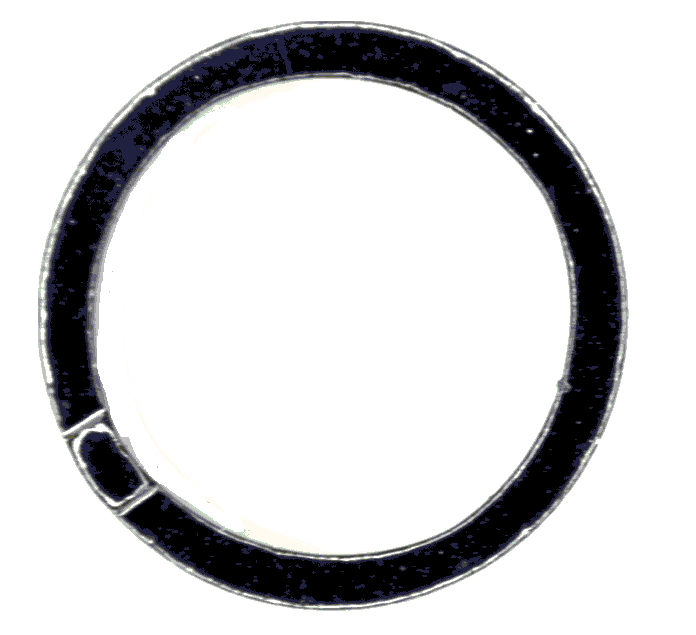
#> input picture IndustrialManufacturing/GeomCheck/Lab1/images/circle_band.bmp, 696 x 635 px
$ python Lab.py
#> lines starting #> are read from the running program, lines starting #| are printed output that depends on the picture; after the words box and inside, x2 and y2 are one past the last pixel; in counts of white or black regions, pixels touching at a corner belong together
import cv2 as cv
import numpy as np
import copy

#3.1
# [96 lines left out: functions line, circle_detect, line_detect, not called in this run]

#3.4
def circle_flatten() :
    img = cv.imread('images/circle_band.bmp')
#> img is the input picture: shape (635, 696, 3); mean B, G, R 211.7, 210.6, 210.5
    img_gray = cv.cvtColor(img, cv.COLOR_BGR2GRAY)
    # img_gray = cv.medianBlur(img_gray, 3)

    circles = cv.HoughCircles(img_gray, cv.HOUGH_GRADIENT, 1, 50, param1 = 170, param2 = 100).squeeze()
#> circles = [[330.5, 315.5, 294.4], [342.5, 365.5, 243.6], [340.5, 262.5, 239.5]]
    #获得检测到的所有圆的半径
    circle_radius = circles[ : , 2]
#> circle_radius = [294.4, 243.6, 239.5]
    #获得最大半径的下标
    radius_biggest_index = np.argsort(circle_radius)[-1]
#> radius_biggest_index = 0
    print(radius_biggest_index)
#| 0
    #做出最大圆
    circle = np.uint16(np.around(circles[radius_biggest_index]))
#> circle = [330, 316, 294]
    cv.circle(img, (circle[0], circle[1]), radius = circle[2], color = (0, 0, 255), thickness = 5)
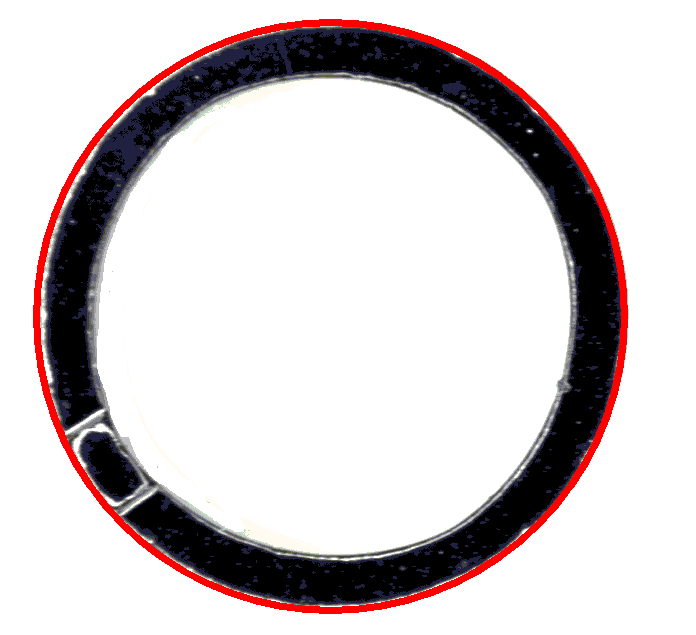
#> img: shape (635, 696, 3); 2.91% of pixels changed, all inside (x1, y1, x2, y2) = (33, 19, 628, 614)
    cv.circle(img, (circle[0], circle[1]), radius = 2, color = (255, 0, 0), thickness = 2)
#> img: shape (635, 696, 3); 0.01% of pixels changed, all inside (x1, y1, x2, y2) = (327, 313, 334, 320)

    #取展平后条形圆环的宽为最大半径的一半，而长取最大圆的周长
    height = int(circle_radius[radius_biggest_index] * np.pi * 2)
#> height = 1849
    width = int(circle_radius[radius_biggest_index] / 3)
#> width = 98
    rectangle = np.zeros([width, height])
    print(rectangle.shape)
#| (98, 1849)
    print(img_gray.shape)
#| (635, 696)
    for row in range(width) :
        for col in range(height) :
            #转成极坐标系
            theta = np.pi * 2.0 / height * (col + 1)
            rho = circle_radius[radius_biggest_index] - row - 1
            #以圆心为原点，求得原来圆环对应的坐标
            position_x = int(circle[0] + rho * np.cos(theta) + 0.5)
            position_y = int(circle[1] - rho * np.sin(theta) + 0.5)
            rectangle[row, col] = img_gray[position_y, position_x]
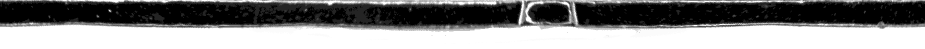
#> rectangle: shape (98, 1849) float64 (shown at 1/2 size); min 0, max 255, mean 137.3
    #要转回np.uint8型数据，否则显示有问题
    rectangle = np.uint8(rectangle)
    cv.imwrite('flatten.png', rectangle)
    cv.imshow('1', rectangle)
    cv.imshow('img', img)
    cv.waitKey(0)

if __name__ == '__main__':
    # line()
    # circle_detect()
    # line_detect()
    circle_flatten()
